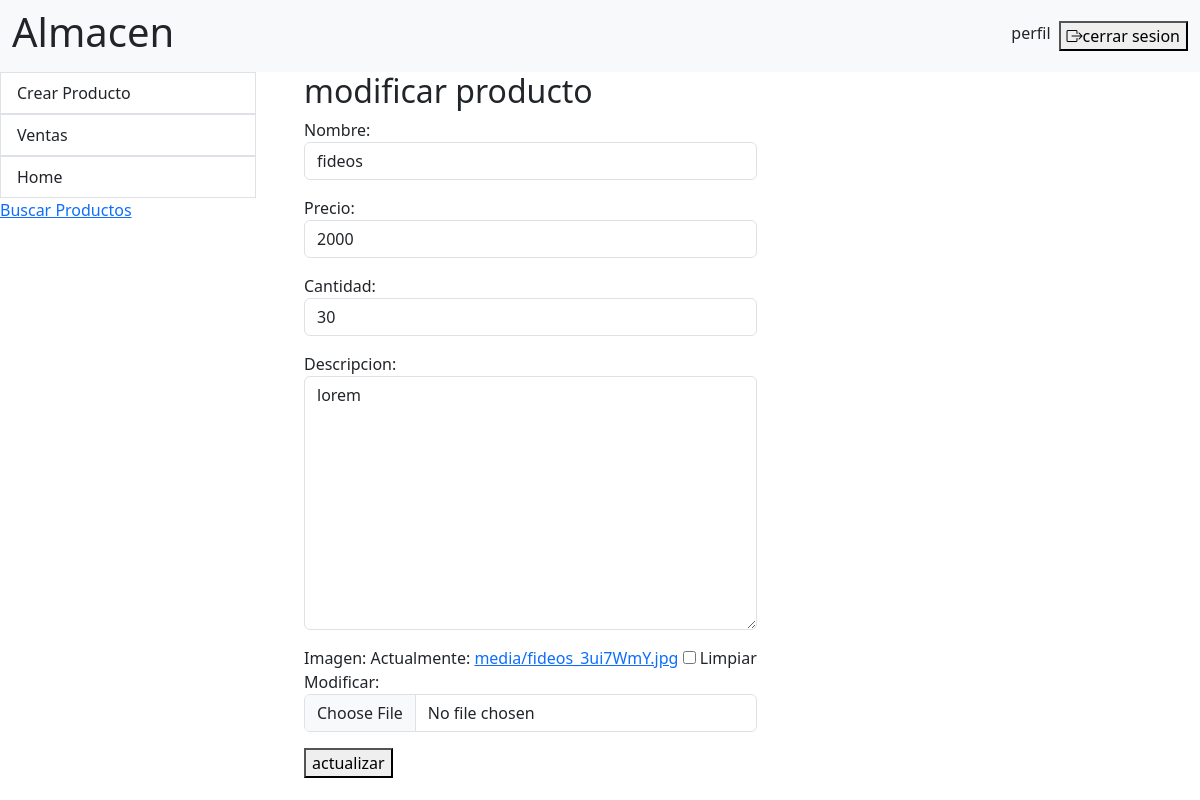
/ventas/modificarProducto/7/ (signed in), run on the app's committed database.
### ventasinventario/models.py (models this page shows, shortened)
class Producto(models.Model):
    nombre = models.CharField(max_length=100)
    precio = models.IntegerField()
    cantidad = models.IntegerField()
    descripcion = models.TextField(blank= True, null=True)
    imagen = models.ImageField(blank=True, null=True, upload_to='media')

### ventasinventario/views.py (the view)
# urls.py: path('modificarProducto/<int:pk>/', ModificarProductoView.as_view(), name= 'modificarProducto'),
@method_decorator(login_required, name='dispatch')
class ModificarProductoView(UpdateView):
    model = Producto
    template_name = 'ventasinventario/modificarProducto.html'
    success_url = reverse_lazy('home')
    form_class = productoForm

### ventasinventario/forms.py
class productoForm(forms.ModelForm):
    class Meta:
        model = Producto
        fields = ['nombre', 'precio', 'cantidad', 'descripcion', 'imagen']
        widgets = {
            'nombre': forms.TextInput(attrs={'class':'form-control'}),
            'precio': forms.NumberInput(attrs={'class':'form-control'}),
            'cantidad': forms.NumberInput(attrs={'class':'form-control'}),
            'descripcion': forms.Textarea(attrs={'class':'form-control'}),
            'imagen': forms.ClearableFileInput(attrs={'class':'form-control'}),
        }

### ventasinventario/templates/ventasInventario/modificarProducto.html (shortened to what this page needs)
{% extends "ventasinventario/base.html" %}
{% block content %}
<h2>modificar producto</h2>
<form method="post">
    {{form.as_p}}
    <button type="submit">actualizar</button>
</form>
{% endblock  %}

### data on the page
Producto: nombre "fideos", precio "2000", cantidad "30", descripcion "lorem"
